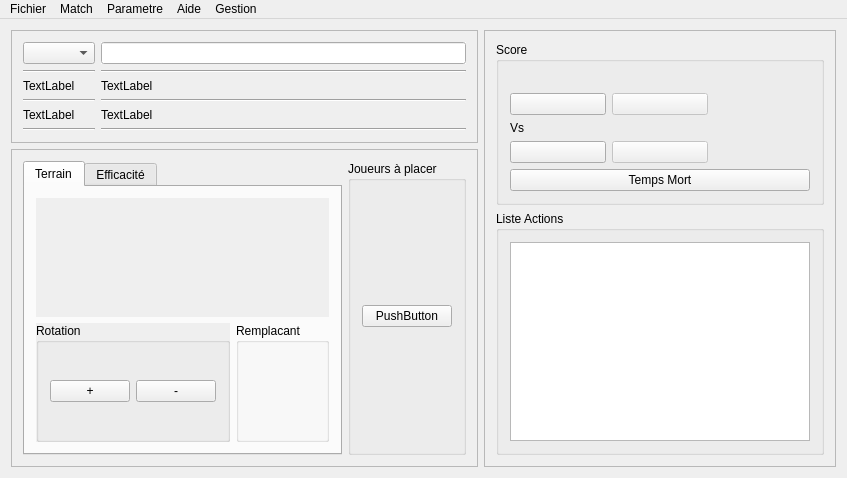
<?xml version="1.0" encoding="UTF-8"?>
<ui version="4.0">
 <class>Ecran</class>
 <widget class="QMainWindow" name="Ecran">
  <property name="geometry">
   <rect>
    <x>0</x>
    <y>0</y>
    <width>847</width>
    <height>478</height>
   </rect>
  </property>
  <property name="contextMenuPolicy">
   <enum>Qt::NoContextMenu</enum>
  </property>
  <property name="windowTitle">
   <string>VolleyClub Stats</string>
  </property>
  <property name="windowIcon">
   <iconset>
    <normaloff>../Icone/logo_vcs_transparent.png</normaloff>../Icone/logo_vcs_transparent.png</iconset>
  </property>
  <property name="autoFillBackground">
   <bool>true</bool>
  </property>
  <widget class="QWidget" name="centralWidget">
   <property name="contextMenuPolicy">
    <enum>Qt::NoContextMenu</enum>
   </property>
   <property name="autoFillBackground">
    <bool>true</bool>
   </property>
   <layout class="QGridLayout" name="gridLayout_11">
    <item row="1" column="0">
     <widget class="QFrame" name="frame_2">
      <property name="frameShape">
       <enum>QFrame::StyledPanel</enum>
      </property>
      <property name="frameShadow">
       <enum>QFrame::Raised</enum>
      </property>
      <layout class="QGridLayout" name="gridLayout_8">
       <item row="1" column="0">
        <widget class="QTabWidget" name="tabWidget">
         <property name="currentIndex">
          <number>0</number>
         </property>
         <widget class="QWidget" name="tab">
          <attribute name="title">
           <string>Terrain</string>
          </attribute>
          <layout class="QGridLayout" name="gridLayout_23">
           <item row="0" column="0">
            <widget class="QLabel" name="label_4">
             <property name="autoFillBackground">
              <bool>true</bool>
             </property>
             <property name="text">
              <string/>
             </property>
             <property name="scaledContents">
              <bool>true</bool>
             </property>
            </widget>
           </item>
           <item row="1" column="0">
            <layout class="QGridLayout" name="gridLayout_17">
             <item row="0" column="0">
              <widget class="QGroupBox" name="groupBox">
               <property name="autoFillBackground">
                <bool>true</bool>
               </property>
               <property name="title">
                <string>Rotation</string>
               </property>
               <layout class="QGridLayout" name="gridLayout_12">
                <item row="0" column="0">
                 <widget class="QPushButton" name="pBRotationPlus">
                  <property name="text">
                   <string>+</string>
                  </property>
                 </widget>
                </item>
                <item row="0" column="1">
                 <widget class="QPushButton" name="pBRotationMoins">
                  <property name="text">
                   <string>-</string>
                  </property>
                 </widget>
                </item>
               </layout>
              </widget>
             </item>
             <item row="0" column="1">
              <widget class="QGroupBox" name="groupBox_10">
               <property name="title">
                <string>Remplacant</string>
               </property>
               <layout class="QGridLayout" name="gridLayout_19">
                <item row="0" column="1">
                 <layout class="QGridLayout" name="gridLayout_22"/>
                </item>
               </layout>
              </widget>
             </item>
            </layout>
           </item>
          </layout>
         </widget>
         <widget class="QWidget" name="tab_3">
          <attribute name="title">
           <string>Efficacité</string>
          </attribute>
          <layout class="QGridLayout" name="gridLayout_21"/>
         </widget>
        </widget>
       </item>
       <item row="1" column="1">
        <widget class="QGroupBox" name="groupBox_4">
         <property name="title">
          <string>Joueurs à placer</string>
         </property>
         <layout class="QGridLayout" name="gridLayout_18">
          <item row="0" column="0">
           <widget class="QPushButton" name="pushButton_7">
            <property name="text">
             <string>PushButton</string>
            </property>
           </widget>
          </item>
         </layout>
        </widget>
       </item>
      </layout>
     </widget>
    </item>
    <item row="0" column="0">
     <widget class="QFrame" name="frame">
      <property name="frameShape">
       <enum>QFrame::StyledPanel</enum>
      </property>
      <property name="frameShadow">
       <enum>QFrame::Raised</enum>
      </property>
      <layout class="QGridLayout" name="gridLayout_4">
       <item row="0" column="0">
        <layout class="QGridLayout" name="gridLayout_2">
         <item row="0" column="0">
          <widget class="QComboBox" name="comboBox">
           <property name="toolTip">
            <string>Action</string>
           </property>
          </widget>
         </item>
         <item row="1" column="0">
          <widget class="Line" name="line">
           <property name="orientation">
            <enum>Qt::Horizontal</enum>
           </property>
          </widget>
         </item>
         <item row="2" column="0">
          <widget class="QLabel" name="label_3">
           <property name="text">
            <string>TextLabel</string>
           </property>
          </widget>
         </item>
         <item row="3" column="0">
          <widget class="Line" name="line_8">
           <property name="orientation">
            <enum>Qt::Horizontal</enum>
           </property>
          </widget>
         </item>
         <item row="4" column="0">
          <widget class="QLabel" name="label_5">
           <property name="text">
            <string>TextLabel</string>
           </property>
          </widget>
         </item>
         <item row="5" column="0">
          <widget class="Line" name="line_3">
           <property name="orientation">
            <enum>Qt::Horizontal</enum>
           </property>
          </widget>
         </item>
        </layout>
       </item>
       <item row="0" column="1">
        <layout class="QGridLayout" name="gridLayout">
         <item row="2" column="0">
          <widget class="QLabel" name="label_11">
           <property name="text">
            <string>TextLabel</string>
           </property>
          </widget>
         </item>
         <item row="3" column="0">
          <widget class="Line" name="line_9">
           <property name="orientation">
            <enum>Qt::Horizontal</enum>
           </property>
          </widget>
         </item>
         <item row="4" column="0">
          <widget class="QLabel" name="label_12">
           <property name="text">
            <string>TextLabel</string>
           </property>
          </widget>
         </item>
         <item row="0" column="0">
          <widget class="QLineEdit" name="lineEdit">
           <property name="toolTip">
            <string>Joueur Valeur</string>
           </property>
           <property name="autoFillBackground">
            <bool>true</bool>
           </property>
          </widget>
         </item>
         <item row="1" column="0">
          <widget class="Line" name="line_7">
           <property name="orientation">
            <enum>Qt::Horizontal</enum>
           </property>
          </widget>
         </item>
         <item row="5" column="0">
          <widget class="Line" name="line_10">
           <property name="orientation">
            <enum>Qt::Horizontal</enum>
           </property>
          </widget>
         </item>
        </layout>
       </item>
      </layout>
     </widget>
    </item>
    <item row="0" column="1" rowspan="2">
     <widget class="QFrame" name="frame_3">
      <property name="frameShape">
       <enum>QFrame::StyledPanel</enum>
      </property>
      <property name="frameShadow">
       <enum>QFrame::Raised</enum>
      </property>
      <layout class="QGridLayout" name="gridLayout_9">
       <item row="0" column="0">
        <widget class="QGroupBox" name="groupBox_2">
         <property name="autoFillBackground">
          <bool>true</bool>
         </property>
         <property name="title">
          <string>Score</string>
         </property>
         <layout class="QGridLayout" name="gridLayout_6">
          <item row="0" column="0">
           <layout class="QGridLayout" name="gridLayout_3">
            <item row="2" column="2">
             <layout class="QGridLayout" name="gridLayout_16">
              <item row="0" column="0">
               <widget class="QLabel" name="label_9">
                <property name="text">
                 <string/>
                </property>
               </widget>
              </item>
              <item row="0" column="1">
               <widget class="QLabel" name="label_8">
                <property name="text">
                 <string/>
                </property>
               </widget>
              </item>
             </layout>
            </item>
            <item row="1" column="0">
             <widget class="QPushButton" name="pBScore">
              <property name="enabled">
               <bool>true</bool>
              </property>
              <property name="text">
               <string/>
              </property>
             </widget>
            </item>
            <item row="2" column="0">
             <widget class="QLabel" name="label_10">
              <property name="text">
               <string>Vs</string>
              </property>
             </widget>
            </item>
            <item row="4" column="0">
             <widget class="QPushButton" name="pBScore_2">
              <property name="enabled">
               <bool>true</bool>
              </property>
              <property name="text">
               <string/>
              </property>
             </widget>
            </item>
            <item row="0" column="0">
             <widget class="QLabel" name="label">
              <property name="text">
               <string/>
              </property>
             </widget>
            </item>
            <item row="2" column="1">
             <widget class="QLabel" name="label_2">
              <property name="text">
               <string/>
              </property>
             </widget>
            </item>
            <item row="1" column="1">
             <widget class="QPushButton" name="pBSet">
              <property name="enabled">
               <bool>false</bool>
              </property>
              <property name="text">
               <string/>
              </property>
             </widget>
            </item>
            <item row="0" column="2">
             <layout class="QGridLayout" name="gridLayout_5">
              <item row="0" column="0">
               <widget class="QLabel" name="label_6">
                <property name="text">
                 <string/>
                </property>
               </widget>
              </item>
              <item row="0" column="1">
               <widget class="QLabel" name="label_7">
                <property name="text">
                 <string/>
                </property>
               </widget>
              </item>
             </layout>
            </item>
            <item row="4" column="1">
             <widget class="QPushButton" name="pBSet_2">
              <property name="enabled">
               <bool>false</bool>
              </property>
              <property name="text">
               <string/>
              </property>
             </widget>
            </item>
           </layout>
          </item>
          <item row="1" column="0">
           <widget class="QPushButton" name="pushButton_TM">
            <property name="text">
             <string>Temps Mort</string>
            </property>
           </widget>
          </item>
         </layout>
        </widget>
       </item>
       <item row="1" column="0">
        <widget class="QGroupBox" name="groupBox_9">
         <property name="title">
          <string>Liste Actions</string>
         </property>
         <layout class="QGridLayout" name="gridLayout_7">
          <item row="0" column="0">
           <widget class="QListWidget" name="listWidget"/>
          </item>
         </layout>
        </widget>
       </item>
      </layout>
     </widget>
    </item>
   </layout>
  </widget>
  <widget class="QMenuBar" name="menuBar">
   <property name="geometry">
    <rect>
     <x>0</x>
     <y>0</y>
     <width>847</width>
     <height>21</height>
    </rect>
   </property>
   <widget class="QMenu" name="menuFichier">
    <property name="title">
     <string>Fichier</string>
    </property>
    <addaction name="actionLancer_le_Match"/>
    <addaction name="separator"/>
    <addaction name="actionRevoir_un_match"/>
    <addaction name="separator"/>
    <addaction name="actionQuitter"/>
    <addaction name="actionGestion_Club"/>
   </widget>
   <widget class="QMenu" name="menuFenetre">
    <property name="title">
     <string>Parametre</string>
    </property>
    <addaction name="actionScore"/>
    <addaction name="actionResultat_ffvb"/>
    <addaction name="actionLecteur"/>
   </widget>
   <widget class="QMenu" name="menuMatch">
    <property name="title">
     <string>Match</string>
    </property>
    <addaction name="actionLancer_le_match"/>
    <addaction name="actionRevoir_un_match_2"/>
   </widget>
   <widget class="QMenu" name="menuAide">
    <property name="title">
     <string>Aide</string>
    </property>
    <addaction name="actionR_sultat_ffvb"/>
    <addaction name="actionManuel"/>
   </widget>
   <widget class="QMenu" name="menuEquipe">
    <property name="title">
     <string>Gestion</string>
    </property>
    <addaction name="actionGestion_Equipe"/>
    <addaction name="actionGestion_Club_2"/>
    <addaction name="separator"/>
    <addaction name="actionExporter_Equipe"/>
    <addaction name="actionImporter_Equipe"/>
   </widget>
   <addaction name="menuFichier"/>
   <addaction name="menuMatch"/>
   <addaction name="menuFenetre"/>
   <addaction name="menuAide"/>
   <addaction name="menuEquipe"/>
  </widget>
  <action name="actionAjouterEquipe">
   <property name="text">
    <string>Ajouter Equipe</string>
   </property>
  </action>
  <action name="actionSupprimer_Equipe">
   <property name="text">
    <string>Supprimer Equipe</string>
   </property>
  </action>
  <action name="actionAjouter_Joueur">
   <property name="text">
    <string>Ajouter Joueur</string>
   </property>
  </action>
  <action name="actionSupprimer_Joueur">
   <property name="text">
    <string>Supprimer Joueur</string>
   </property>
  </action>
  <action name="actionQuitter">
   <property name="text">
    <string>Quitter</string>
   </property>
  </action>
  <action name="actionImprimer">
   <property name="text">
    <string>Imprimer</string>
   </property>
  </action>
  <action name="actionVisualiser_Equipe">
   <property name="text">
    <string>Visualiser Equipe</string>
   </property>
  </action>
  <action name="actionVisualiser_Joueur">
   <property name="text">
    <string>Visualiser Joueur</string>
   </property>
  </action>
  <action name="actionLancer_Match">
   <property name="text">
    <string>Lancer Match</string>
   </property>
  </action>
  <action name="actionGestion_Equipes">
   <property name="text">
    <string>Gestion Equipes</string>
   </property>
  </action>
  <action name="actionLancer_le_Match">
   <property name="text">
    <string>Lancer le Match</string>
   </property>
  </action>
  <action name="actionScore">
   <property name="text">
    <string>Score</string>
   </property>
  </action>
  <action name="actionRevoir_un_match">
   <property name="text">
    <string>Revoir un match</string>
   </property>
  </action>
  <action name="actionResultat_ffvb">
   <property name="text">
    <string>Resultat(ffvb)</string>
   </property>
  </action>
  <action name="actionLecteur">
   <property name="text">
    <string>Lecteur</string>
   </property>
  </action>
  <action name="actionLancer_le_match">
   <property name="text">
    <string>Lancer le Match</string>
   </property>
  </action>
  <action name="actionRevoir_un_match_2">
   <property name="text">
    <string>Revoir un match</string>
   </property>
  </action>
  <action name="actionR_sultat_ffvb">
   <property name="text">
    <string>Résultat ffvb</string>
   </property>
  </action>
  <action name="actionManuel">
   <property name="text">
    <string>Manuel Utilisateur</string>
   </property>
  </action>
  <action name="actionGestion_Club">
   <property name="text">
    <string>Gestion Club</string>
   </property>
  </action>
  <action name="actionGestion_Equipe">
   <property name="text">
    <string>Gestion Equipes</string>
   </property>
  </action>
  <action name="actionExporter_Equipe">
   <property name="text">
    <string>Exporter Equipe</string>
   </property>
  </action>
  <action name="actionImporter_Equipe">
   <property name="text">
    <string>Importer Equipe</string>
   </property>
  </action>
  <action name="actionGestion_Club_2">
   <property name="text">
    <string>Gestion Club</string>
   </property>
  </action>
 </widget>
 <layoutdefault spacing="6" margin="11"/>
 <resources/>
 <connections/>
</ui>
